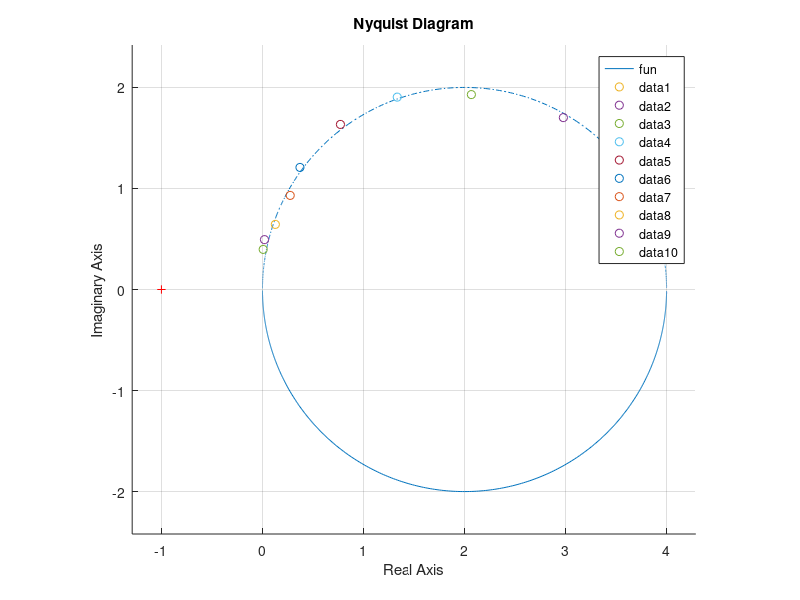

Recreate this plot in MATLAB.
clear all;
hold on;
grid on;

N = [4];
D = [4,1];

fun = tf(N,D);
axis equal;
nyquist(fun);
W = [0.1,0.15,0.25,0.35,0.5,0.75,1,1.5,2,2.5];
A = [3.714,3.430,2.828,2.325,1.807,1.264,0.971,0.657,0.494,0.397];
DT = [3.851,3.460,3.003,2.742,2.259,1.697,1.284,0.917,0.765,0.621];
for i = 1:max(size(A))
    fi = (DT(i)*W(i));
    x = A(i)*cos(fi);
    y = A(i)*sin(fi);

plot(x,y, "o");
end

